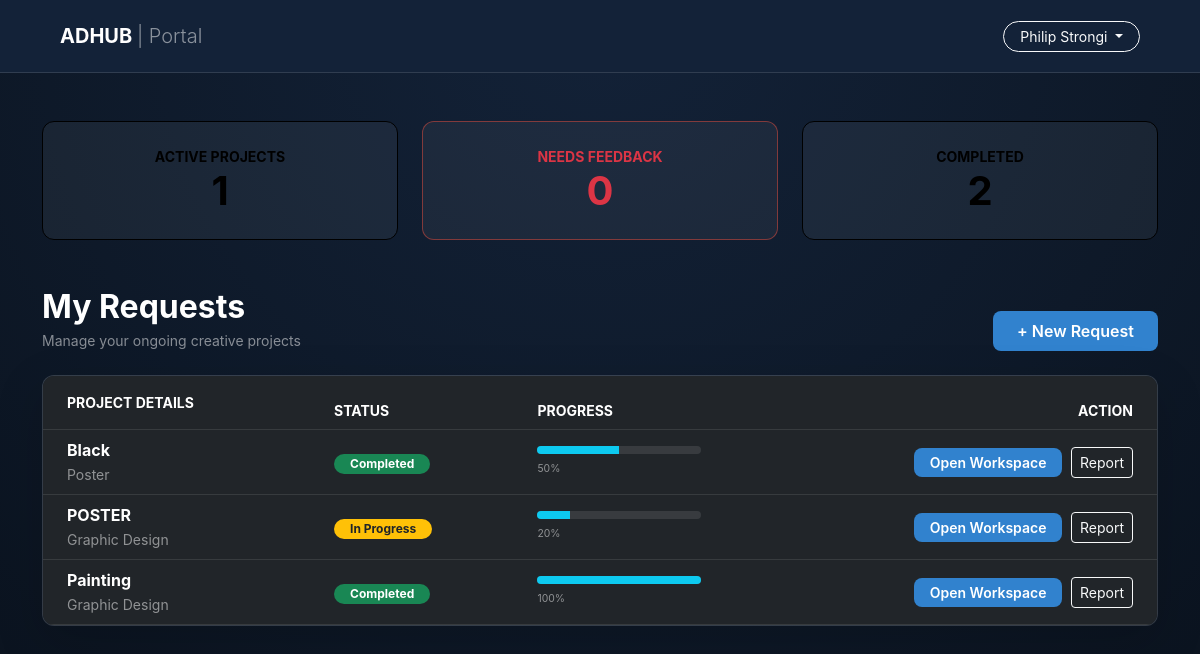
Page /client_dashboard.php (signed in) on the committed database.
### tables this page shows
CREATE TABLE `tbl_users` (
  `id` int(11) NOT NULL,
  `full_name` varchar(255) NOT NULL,
  `email` varchar(255) NOT NULL,
  `password` varchar(255) NOT NULL,
  `role` enum('client','admin') DEFAULT 'client',
  `company_name` varchar(255) DEFAULT NULL,
  `created_at` timestamp NOT NULL DEFAULT current_timestamp()
);

CREATE TABLE `tbl_projects` (
  `id` int(11) NOT NULL,
  `client_id` int(11) NOT NULL,
  `title` varchar(255) NOT NULL,
  `service_type` varchar(100) NOT NULL,
  `budget` decimal(12,2) DEFAULT 0.00,
  `payment_status` varchar(50) DEFAULT 'unpaid',
  `description` text DEFAULT NULL,
  `status` enum('pending','in-progress','revision','completed') DEFAULT 'pending',
  `progress_percent` int(11) DEFAULT 0,
  `created_at` timestamp NOT NULL DEFAULT current_timestamp()
);

### client_dashboard.php (the view, shortened to what this page needs)
<?php
include('db_connection.php');
$user_id = (int)$_SESSION['user_id'];
$user_info = mysqli_fetch_assoc(mysqli_query($conn, "SELECT * FROM tbl_users WHERE id='$user_id'"));
$proj_result = mysqli_query($conn, "SELECT * FROM tbl_projects WHERE client_id='$user_id' ORDER BY created_at DESC");
$projects    = [];
while ($r = mysqli_fetch_assoc($proj_result)) {
    $projects[] = $r;
}
$active_count   = count(array_filter($projects, fn($p) => $p['status'] !== 'completed'));
$delivered      = count(array_filter($projects, fn($p) => $p['status'] === 'completed'));
$needs_feedback = count(array_filter($projects, fn($p) => $p['status'] === 'revision'));
?>
<!DOCTYPE html>
<html lang="en">
<head>
    <link href="https://cdn.jsdelivr.net/npm/bootstrap@5.3.0/dist/css/bootstrap.min.css" rel="stylesheet">
</head>
<body>
<nav class="navbar navbar-dark px-5 py-3 sticky-top">
    <div class="container-fluid">
        <a class="navbar-brand fw-bold" href="#">ADHUB <span class="fw-light text-white-50">| Portal</span></a>
        <div class="dropdown">
            <button class="btn btn-outline-light btn-sm dropdown-toggle rounded-pill px-3" type="button" data-bs-toggle="dropdown">
                <?php echo htmlspecialchars($user_info['full_name']); ?>
            </button>
        </div>
    </div>
</nav>
<div class="container py-5">
    <div class="row g-4 mb-5">
        <div class="col-md-4">
            <div class="card p-4 text-center" style="border-color:black">
                <small class="text-black fw-bold text-uppercase">Active Projects</small>
                <h1 class="text-black fw-bold mb-0"><?php echo $active_count; ?></h1>
            </div>
        </div>
        <div class="col-md-4">
            <div class="card p-4 text-center" style="border-color:rgba(231,76,60,0.5) !important;">
                <small class="text-danger fw-bold text-uppercase">Needs Feedback</small>
                <h1 class="fw-bold mb-0 text-danger"><?php echo $needs_feedback; ?></h1>
            </div>
        </div>
        <div class="col-md-4">
            <div class="card p-4 text-center" style="border-color:black">
                <small class="text-black fw-bold text-uppercase">Completed</small>
                <h1 class="text-black fw-bold mb-0"><?php echo $delivered; ?></h1>
            </div>
        </div>
    </div>
    <div class="d-flex justify-content-between align-items-end mb-4">
        <div>
            <h2 class="fw-bold mb-1">My Requests</h2>
            <p class="text-white-50 small mb-0">Manage your ongoing creative projects</p>
        </div>
        <button class="btn btn-adhub px-4 py-2" data-bs-toggle="modal" data-bs-target="#newRequestModal">+ New Request</button>
    </div>
    <div class="card shadow-lg overflow-hidden mb-4">
        <table class="table table-dark table-hover mb-0 align-middle">
            <thead class="small text-white-50 text-uppercase">
                <tr>
                    <th class="ps-4 py-3">Project Details</th>
                    <th>Status</th>
                    <th>Progress</th>
                    <th class="text-end pe-4">Action</th>
                </tr>
            </thead>
            <tbody>
                <?php foreach ($projects as $row): ?>
                <tr>
                    <td class="ps-4">
                        <div class="fw-bold"><?php echo htmlspecialchars($row['title']); ?></div>
                        <small class="text-white-50"><?php echo htmlspecialchars($row['service_type']); ?></small>
                    </td>
                    <td>
                        <?php
                        $badge = match($row['status']) {
                            'pending'     => ['bg-secondary', 'Pending'],
                            'in-progress' => ['bg-warning text-dark', 'In Progress'],
                            'revision'    => ['bg-danger', 'Revision Needed'],
                            'completed'   => ['bg-success', 'Completed'],
                            default       => ['bg-primary', ucfirst($row['status'])]
                        };
                        ?>
                        <span class="badge <?php echo $badge[0]; ?> rounded-pill px-3"><?php echo $badge[1]; ?></span>
                    </td>
                    <td style="width:180px;">
                        <div class="progress">
                            <div class="progress-bar bg-info" style="width:<?php echo (int)$row['progress_percent']; ?>%"></div>
                        </div>
                        <small class="text-white-50" style="font-size:0.65rem;"><?php echo (int)$row['progress_percent']; ?>%</small>
                    </td>
                    <td class="text-end pe-4">
                        <button class="btn btn-sm btn-adhub px-3" data-bs-toggle="modal" data-bs-target="#ws<?php echo $row['id']; ?>">Open Workspace</button>
                        <a href="report.php?id=<?php echo $row['id']; ?>" class="btn btn-sm btn-outline-light ms-1" target="_blank">Report</a>
                    </td>
                </tr>
                <?php endforeach; ?>
            </tbody>
        </table>
    </div>
</div>
</body>
</html>

### client_dashboard.php (style rules this page uses)
:root { --adhub-bg-deep:#0a121d; --adhub-bg-top:#132238; --adhub-accent:#3182ce; --adhub-border:rgba(255,255,255,0.12); }
body { font-family:'Inter',sans-serif; background:radial-gradient(circle at top center,var(--adhub-bg-top) 0%,var(--adhub-bg-deep) 100%); color:#fff; min-height:100vh; }
.navbar { background-color:var(--adhub-bg-top); border-bottom:1px solid var(--adhub-border); }
.card { background:rgba(255,255,255,0.05); border:1px solid var(--adhub-border); border-radius:12px; }
.btn-adhub { background:var(--adhub-accent); color:#fff; border:none; font-weight:600; border-radius:8px; transition:0.2s; }
.progress { background:rgba(255,255,255,0.1); height:8px; border-radius:10px; }

### rows in the picture
tbl_users: full_name "Philip Strongi"
tbl_projects: title "Black", service_type "Poster", status "Completed", progress_percent "50"
tbl_projects: title "POSTER", service_type "Graphic Design", status "In Progress", progress_percent "20"
tbl_projects: title "Painting", service_type "Graphic Design", status "Completed", progress_percent "100"

### other values in the picture
$active_count "1"
$needs_feedback "0"
$delivered "2"
